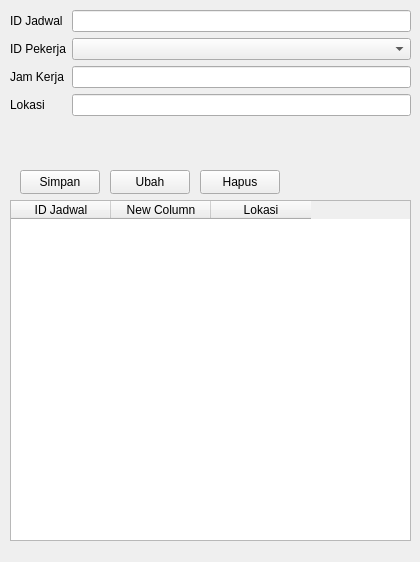
<?xml version="1.0" encoding="UTF-8"?>
<ui version="4.0">
 <class>Form</class>
 <widget class="QWidget" name="Form">
  <property name="geometry">
   <rect>
    <x>0</x>
    <y>0</y>
    <width>420</width>
    <height>562</height>
   </rect>
  </property>
  <property name="windowTitle">
   <string>Form</string>
  </property>
  <widget class="QWidget" name="formLayoutWidget">
   <property name="geometry">
    <rect>
     <x>10</x>
     <y>10</y>
     <width>401</width>
     <height>151</height>
    </rect>
   </property>
   <layout class="QFormLayout" name="formLayout">
    <item row="0" column="0">
     <widget class="QLabel" name="iDJadwalLabel">
      <property name="text">
       <string>ID Jadwal</string>
      </property>
     </widget>
    </item>
    <item row="0" column="1">
     <widget class="QLineEdit" name="idEdit"/>
    </item>
    <item row="1" column="0">
     <widget class="QLabel" name="iDPekerjaLabel">
      <property name="text">
       <string>ID Pekerja</string>
      </property>
     </widget>
    </item>
    <item row="1" column="1">
     <widget class="QComboBox" name="pekerjaComboBox"/>
    </item>
    <item row="2" column="0">
     <widget class="QLabel" name="jamKerjaLabel">
      <property name="text">
       <string>Jam Kerja</string>
      </property>
     </widget>
    </item>
    <item row="2" column="1">
     <widget class="QLineEdit" name="jamEdit"/>
    </item>
    <item row="3" column="0">
     <widget class="QLabel" name="lokasiLabel">
      <property name="text">
       <string>Lokasi</string>
      </property>
     </widget>
    </item>
    <item row="3" column="1">
     <widget class="QLineEdit" name="lokasiEdit"/>
    </item>
   </layout>
  </widget>
  <widget class="QPushButton" name="simpanBtn">
   <property name="geometry">
    <rect>
     <x>20</x>
     <y>170</y>
     <width>80</width>
     <height>24</height>
    </rect>
   </property>
   <property name="text">
    <string>Simpan</string>
   </property>
  </widget>
  <widget class="QPushButton" name="ubahBtn">
   <property name="geometry">
    <rect>
     <x>110</x>
     <y>170</y>
     <width>80</width>
     <height>24</height>
    </rect>
   </property>
   <property name="text">
    <string>Ubah</string>
   </property>
  </widget>
  <widget class="QPushButton" name="hapusBtn">
   <property name="geometry">
    <rect>
     <x>200</x>
     <y>170</y>
     <width>80</width>
     <height>24</height>
    </rect>
   </property>
   <property name="text">
    <string>Hapus</string>
   </property>
  </widget>
  <widget class="QTableWidget" name="tabelJadwal">
   <property name="geometry">
    <rect>
     <x>10</x>
     <y>200</y>
     <width>401</width>
     <height>341</height>
    </rect>
   </property>
   <column>
    <property name="text">
     <string>ID Jadwal</string>
    </property>
   </column>
   <column>
    <property name="text">
     <string>New Column</string>
    </property>
   </column>
   <column>
    <property name="text">
     <string>Lokasi</string>
    </property>
   </column>
  </widget>
 </widget>
 <resources/>
 <connections/>
</ui>
